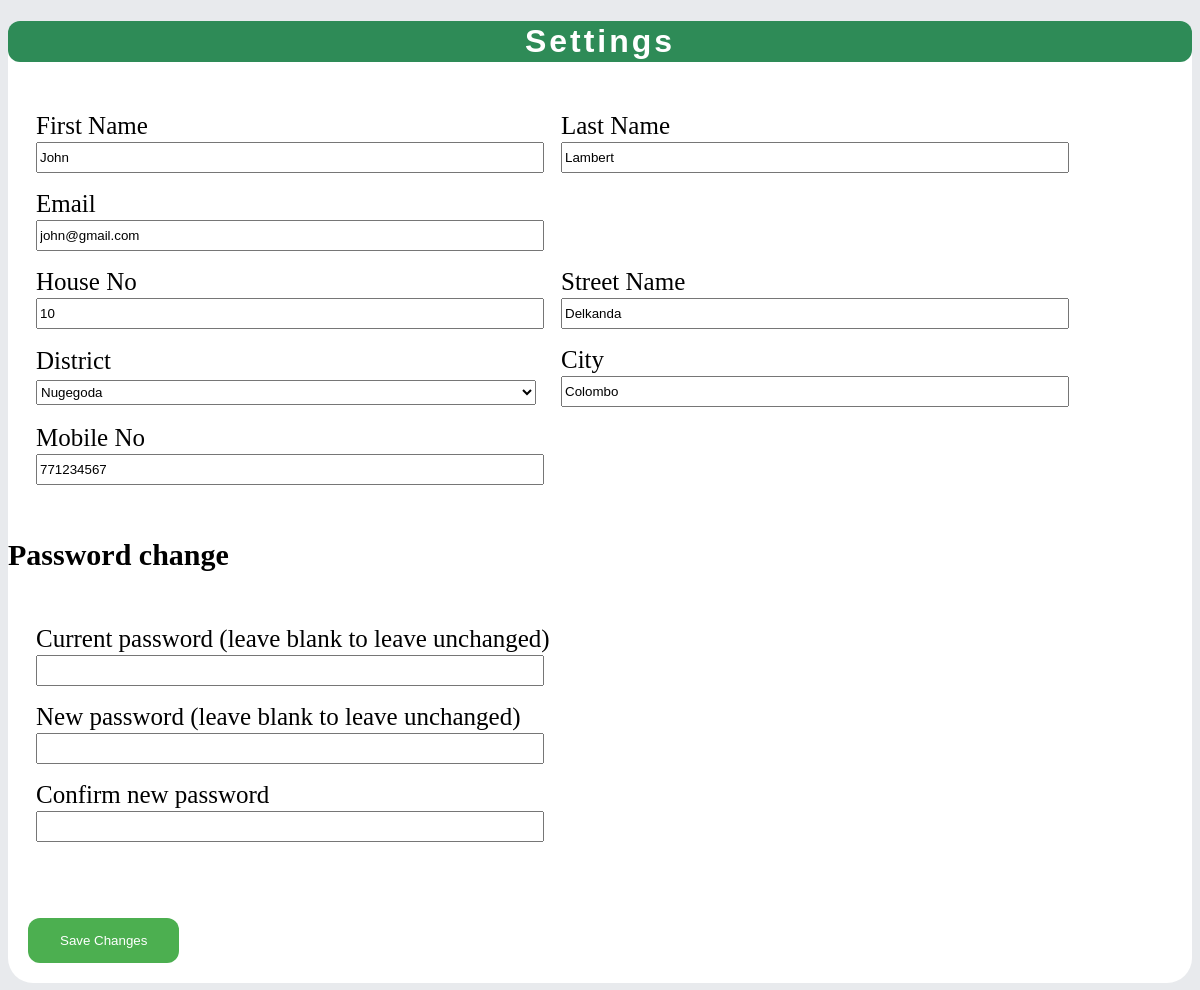
The page /MyAccount/settings.php (signed in) on the database its author committed.
### tables this page shows
CREATE TABLE IF NOT EXISTS `customer` (
  `email` varchar(50) NOT NULL,
  `password` varchar(20) NOT NULL,
  `firstname` varchar(50) NOT NULL,
  `lastname` varchar(50) NOT NULL,
  `houseno` varchar(20) NOT NULL,
  `streetname` varchar(50) NOT NULL,
  `city` varchar(50) NOT NULL,
  `district` varchar(50) NOT NULL,
  `mobileno` int(11) NOT NULL,
  PRIMARY KEY (`email`)
);

### MyAccount/config.php (called while the page is built, shortened)
<?php
	if($_SESSION["email"])
	{
		$userid = $_SESSION["email"];
	}
	else {
		echo "<h1>Please login first .</h1>";
	}
?>

### MyAccount/settings.php (the view, shortened to what this page needs)
<!DOCTYPE html>
<html>
<head>
	<link rel="stylesheet" type="text/css" href="settings_style.css">
</head>
<body>
	<?php
	include("config.php");
	$cus_id = $userid;
	$sq1 = "select * from customer where email = '$cus_id'";
	$sql_q = $sq1;
	$result = $con->query($sql_q);
	while($row = $result->fetch_assoc())
	{
		$first_name = $row['firstname'];
		$last_name = $row['lastname'];
		$email = $row['email'];
		$house_no = $row['houseno'];
		$street_name = $row['streetname'];
		$district = $row['district'];
		$city = $row['city'];
		$mobile_no = $row['mobileno'];
	}
	?>
<div class="main_settings">
	<h1 class="settings_title">Settings</h1>
	<div class="user_settings">
		<form method="POST" action="#" name="update_details">
		<table class="user_basic_info">
			<tr>
				<td>
					First Name <br><input type="text" name="first_name" id="first_name" value="<?php echo $first_name; ?>">
				</td>
				<td>
					Last Name <br><input type="text" name="last_name" id="last_name" value="<?php echo $last_name; ?>">
				</td>
			</tr>
			<tr>
				<td>
					Email <br><input type="email" name="user_email" id="email" value="<?php echo $email; ?>">
				</td>
			</tr>
			<tr>
				<td>
					House No <br><input type="text" name="house_number" id="house_no" value="<?php echo $house_no; ?>">
				</td>
				<td>
					Street Name <br><input type="text" name="st_name" id="st_name" value="<?php echo $street_name; ?>">
				</td>
			</tr>
			<tr>
				<td>
					District <br>
					<select id="District" name="district">
						<?php echo "<option selected>$district</option>";
						?>
					</select>
				</td>
				<td>
					City  <br> <input type="text" name="city" id="City" value="<?php echo $city ?>">
				</td>
			</tr>
			<tr>
				<td>
					Mobile No <br>
					<input type="text" name="mobile_no" id="mobile_no" value="<?php echo $mobile_no; ?>">
				</td>
			</tr>
		</table>
		<h2 style="font-size: 30px;">Password change</h2>
		<table class="user_password_change">
			<tr>
				<td>
					Current password (leave blank to leave unchanged) <br>
					<input type="password" name="current_password" id="current_password" name="current_pass">
				</td>
			</tr>
			<tr>
				<td>
					New password (leave blank to leave unchanged) <br>
					<input type="password" name="new_password" id="new_password">
				</td>
			</tr>
			<tr>
				<td>
					Confirm new password <br>
					<input type="password" name="confirm_password" id="confirm_password">
				</td>
			</tr>
		</table>
		<br>
		<input type="submit" name="submit" id="btn_save_changes" value="Save Changes">
		</form>
	</div>
</div>
</body>
</html>

### MyAccount/settings_style.css (style rules this page uses)
body { background-color: #e8eaed; }
h1.settings_title { padding: 2px; background-color: #2E8B57 ; text-align: center; border-radius: 12px; color: white; letter-spacing: 3px; font-family: Arial; }
div.user_settings { font-size: 25px; }
#first_name,#last_name,#email,#current_password,#new_password,#confirm_password,#house_no,#st_name,#District,#City,#mobile_no { width: 500px; height: 25px; }
#btn_save_changes { background-color: #4CAF50; color: white; padding: 15px 32px; text-align: center; text-decoration: none; border: none; border-radius: 12px; margin: 20px; }
table.user_basic_info,table.user_password_change { padding: 12px; border-spacing: 15px; }
div.main_settings { display: block; height: 100%; width: 100%; background-color: white; border-radius: 25px; }

### rows shown on the page
customer: first_name "John", last_name "Lambert", user_email "john@gmail.com", house_number "10", st_name "Delkanda", district "Nugegoda", city "Colombo", mobile_no "771234567"
